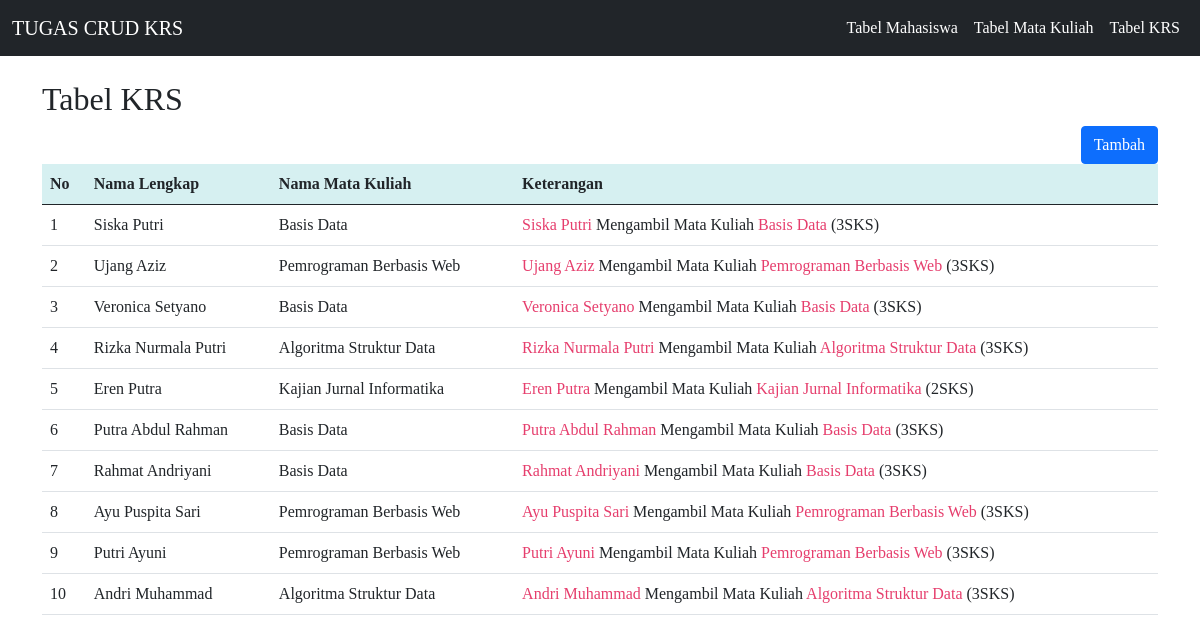
The app's page /index3.php with its own data.
### tables this page shows
CREATE TABLE `mahasiswa` (
  `npm` char(13) NOT NULL,
  `nama` varchar(50) NOT NULL,
  `jurusan` enum('Teknik Informatika','Sistem Informasi') NOT NULL,
  `alamat` text NOT NULL
);

CREATE TABLE `matakuliah` (
  `kodemk` char(6) NOT NULL,
  `namamk` varchar(50) NOT NULL,
  `jumlah_sks` int(3) NOT NULL
);

### index3.php (the view, shortened to what this page needs)
<!doctype html>
<html lang="en">
  <head>
    <link href="https://cdn.jsdelivr.net/npm/bootstrap@5.0.2/dist/css/bootstrap.min.css" rel="stylesheet"
>
  </head>
  <body>
    <nav class="navbar navbar-expand-lg navbar-dark bg-dark">
      <div class="container-fluid">
        <a class="navbar-brand" href="index.php">TUGAS CRUD KRS</a>
        <div class="collapse navbar-collapse" id="navbarNav">
          <ul class="navbar-nav ms-auto">
            <li class="nav-item">
              <a class="nav-link active" aria-current="page" href="index.php">Tabel Mahasiswa</a>
            </li>
            <li class="nav-item">
              <a class="nav-link active" aria-current="page" href="index2.php">Tabel Mata Kuliah</a>
            </li>
            <li class="nav-item">
              <a class="nav-link active" aria-current="page" href="index3.php">Tabel KRS</a>
            </li>
          </ul>
        </div>
      </div>
    </nav>
    <div class="container my-4">
    <div class="item">
      <h2>Tabel KRS</h2>
      <a type="button" class="btn btn-primary" href="create_krs.php">Tambah</a>
    </div>
    <table class="table">
    <thead>
      <tr>
        <th>No</th>
        <th>Nama Lengkap</th>
        <th>Nama Mata Kuliah</th>
        <th>Keterangan</th>
      </tr>
    </thead>
    <tbody>
      <?php
        include "connection.php";
        $sql = "SELECT mahasiswa.nama, matakuliah.namamk, matakuliah.jumlah_sks FROM mahasiswa JOIN krs ON mahasiswa.npm = krs.mahasiswa_npm JOIN matakuliah ON matakuliah.kodemk = krs.matakuliah_kodemk;";
        $result = $conn->query($sql);
        $no = 0;
      while($row=$result->fetch_assoc()){
        ?>
        <tr>
          <td scope="row">
          <?php echo ++$no; ?>
          </td>
          <td>
          <?php echo $row['nama'];?>
          </td>
          <td>
          <?php echo $row['namamk'];?>
          </td>
          <td>
          <?php echo "<font color='#E63E6D'>".$row['nama']."</font>" . " Mengambil Mata Kuliah"."<font color='#E63E6D'> ".$row['namamk']."</font>" ." (".$row['jumlah_sks']."SKS)";?>
          </td>
        </tr>
          <?php
          }
          ?>
    </tbody>
    </table>
    </div>
  </body>
</html>

### style.css (style rules this page uses)
* { font-family: poppins; }
.item a { float: right; }
.table thead tr th { background-color: rgb(214, 240, 241); }

### records on screen
mahasiswa: nama "Siska Putri", matakuliah.namamk "Basis Data", matakuliah.jumlah_sks "3"
mahasiswa: nama "Ujang Aziz", matakuliah.namamk "Pemrograman Berbasis Web", matakuliah.jumlah_sks "3"
mahasiswa: nama "Veronica Setyano", matakuliah.namamk "Basis Data", matakuliah.jumlah_sks "3"
mahasiswa: nama "Rizka Nurmala Putri", matakuliah.namamk "Algoritma Struktur Data", matakuliah.jumlah_sks "3"
mahasiswa: nama "Eren Putra", matakuliah.namamk "Kajian Jurnal Informatika", matakuliah.jumlah_sks "2"
mahasiswa: nama "Putra Abdul Rahman", matakuliah.namamk "Basis Data", matakuliah.jumlah_sks "3"
mahasiswa: nama "Rahmat Andriyani", matakuliah.namamk "Basis Data", matakuliah.jumlah_sks "3"
mahasiswa: nama "Ayu Puspita Sari", matakuliah.namamk "Pemrograman Berbasis Web", matakuliah.jumlah_sks "3"
mahasiswa: nama "Putri Ayuni", matakuliah.namamk "Pemrograman Berbasis Web", matakuliah.jumlah_sks "3"
mahasiswa: nama "Andri Muhammad", matakuliah.namamk "Algoritma Struktur Data", matakuliah.jumlah_sks "3"
